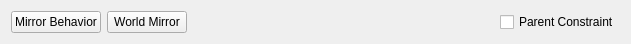
      <widget class="QWidget" name="layoutWidget">
       <property name="geometry">
        <rect>
         <x>9</x>
         <y>530</y>
         <width>631</width>
         <height>31</height>
        </rect>
       </property>
       <layout class="QHBoxLayout" name="horizontalLayout_23">
        <item>
         <widget class="QPushButton" name="MirrorBehavior01Btn">
          <property name="text">
           <string>Mirror Behavior</string>
          </property>
          <property name="icon">
           <iconset resource="Resources/iconResources.qrc">
            <normaloff>:/icon/MirroBehavior2.png</normaloff>:/icon/MirroBehavior2.png</iconset>
          </property>
         </widget>
        </item>
        <item>
         <widget class="QPushButton" name="MirrorBehavior02Btn">
          <property name="text">
           <string>World Mirror</string>
          </property>
          <property name="icon">
           <iconset resource="Resources/iconResources.qrc">
            <normaloff>:/icon/MirroBehavior.png</normaloff>:/icon/MirroBehavior.png</iconset>
          </property>
         </widget>
        </item>
        <item>
         <spacer name="horizontalSpacer">
          <property name="orientation">
           <enum>Qt::Horizontal</enum>
          </property>
          <property name="sizeHint" stdset="0">
           <size>
            <width>40</width>
            <height>20</height>
           </size>
          </property>
         </spacer>
        </item>
        <item>
         <widget class="QCheckBox" name="ParentConstraintCheckBox">
          <property name="enabled">
           <bool>true</bool>
          </property>
          <property name="text">
           <string>Parent Constraint</string>
          </property>
          <property name="checked">
           <bool>false</bool>
          </property>
         </widget>
        </item>
       </layout>
      </widget>
